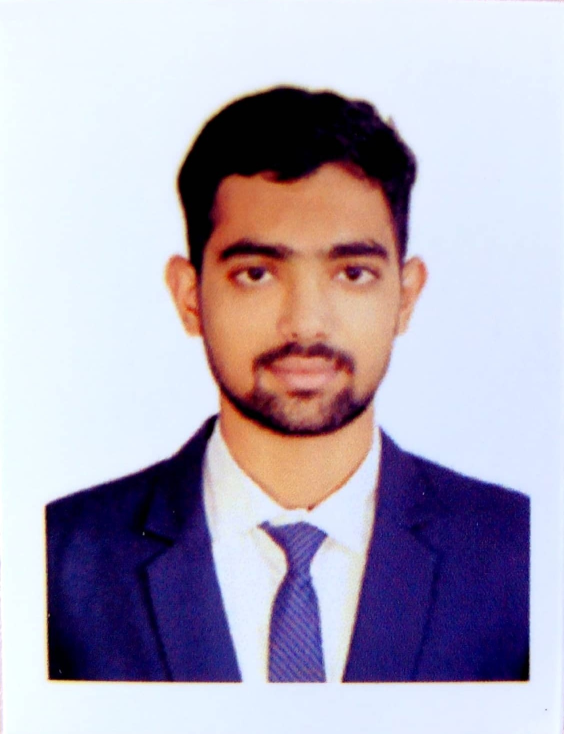
#> input picture PostLab_1/assets/muneebur-rahman.jpeg, 1128 x 1467 px (shown at 1/2 size)
$ python -i practical9.py   (imports and definitions only)
#> lines starting #> are read from the running program, lines starting #| are printed output that depends on the picture; after the words box and inside, x2 and y2 are one past the last pixel; in counts of white or black regions, pixels touching at a corner belong together
#> further down, picture is the input picture: shape (1467, 1128, 3); mean B, G, R 188, 169.7, 177
import os
import cv2
import numpy as np

# Directory containing locally bundled official cascades
CASCADES_DIR = os.path.abspath(os.path.join(os.path.dirname(__file__), "..", "cascades"))

def get_cascade_path(cascade_filename):
    """Resolve cascade file path from local cascades dir or cv2 data."""
    local_path = os.path.join(CASCADES_DIR, cascade_filename)
    if os.path.exists(local_path):
        return local_path

    # Fallback to cv2.data if present
    cv_data_path = getattr(cv2.data, "haarcascades", None)
    if cv_data_path:
        fallback = os.path.join(cv_data_path, cascade_filename)
        if os.path.exists(fallback):
            return fallback

    raise FileNotFoundError(f"Haar cascade XML not found: {cascade_filename} (searched {local_path})")

def process_practical9(img, operation="detect_object", params=None):
    """
    Practical 9: Object Detection
    Uses OpenCV Haar Feature-based Cascade Classifiers.
    Target objects: Frontal Faces, Eyes, Smiles, Full Body Pedestrians.
    Draws professional bounding boxes and overlays detection statistics.
    """
#> called with operation = 'detect_object'
    if params is None:
        params = {}

    target = params.get("target", "face")  # "face", "eye", "smile", "fullbody"
    scale_factor = float(params.get("scale_factor", 1.1))
    scale_factor = max(1.05, min(scale_factor, 1.5))
    min_neighbors = int(params.get("min_neighbors", 5))
    min_neighbors = max(1, min(min_neighbors, 15))

    cascade_files = {
        "face": ("haarcascade_frontalface_default.xml", "Frontal Face", (56, 189, 248)),     # Cyan
        "eye": ("haarcascade_eye.xml", "Eye", (168, 85, 247)),                               # Purple
        "smile": ("haarcascade_smile.xml", "Smile", (251, 191, 36)),                         # Amber
        "fullbody": ("haarcascade_fullbody.xml", "Pedestrian / Body", (34, 197, 94))          # Green
    }

    cascade_info = cascade_files.get(target, cascade_files["face"])
    cascade_filename, target_label, box_color = cascade_info

    cascade_path = get_cascade_path(cascade_filename)
    classifier = cv2.CascadeClassifier(cascade_path)
    if classifier.empty():
        raise RuntimeError(f"Failed to load Haar Cascade Classifier: {cascade_filename}")

    # Convert to grayscale for Haar feature computation
    gray = cv2.cvtColor(img, cv2.COLOR_BGR2GRAY) if len(img.shape) == 3 else img.copy()
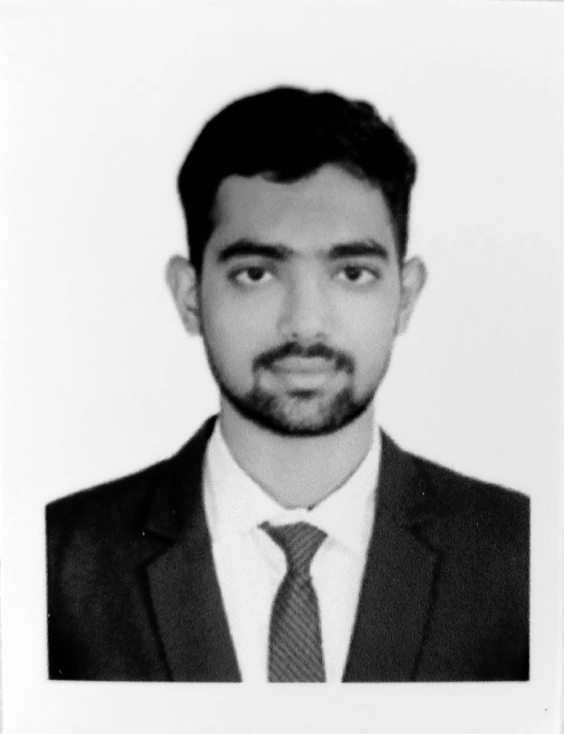
#> gray: shape (1467, 1128) (shown at 1/2 size); min 0, max 255, mean 173.9

    detections = classifier.detectMultiScale(
        gray,
        scaleFactor=scale_factor,
        minNeighbors=min_neighbors,
        minSize=(30, 30)
    )
#> detections = [[421, 950, 340, 340], [312, 303, 591, 591]]

    res = img.copy()
    if len(res.shape) == 2:
        res = cv2.cvtColor(res, cv2.COLOR_GRAY2BGR)

    detected_count = len(detections)
#> detected_count = 2
    detected_boxes = []

    # Draw stylish bounding boxes
    for idx, (x, y, w, h) in enumerate(detections, 1):
        detected_boxes.append({"id": idx, "x": int(x), "y": int(y), "width": int(w), "height": int(h)})

        # Bounding box
        cv2.rectangle(res, (x, y), (x + w, y + h), box_color, 2)

        # Label tag background
        label_text = f"{target_label} #{idx}"
        (text_w, text_h), baseline = cv2.getTextSize(label_text, cv2.FONT_HERSHEY_SIMPLEX, 0.5, 1)
        tag_y = max(y, text_h + 8)
        cv2.rectangle(res, (x, tag_y - text_h - 6), (x + text_w + 8, tag_y + 2), box_color, -1)
        cv2.putText(res, label_text, (x + 4, tag_y - 2), cv2.FONT_HERSHEY_SIMPLEX, 0.5, (10, 15, 25), 1, cv2.LINE_AA)
#> this loop made 2 passes
#> (idx, x, y, w, h, label_text, text_w, text_h) on passes 1 to 2: (1, 421, 950, 340, 340, 'Frontal Face #1', 128, 12), (2, 312, 303, 591, 591, 'Frontal Face #2', 128, 12)
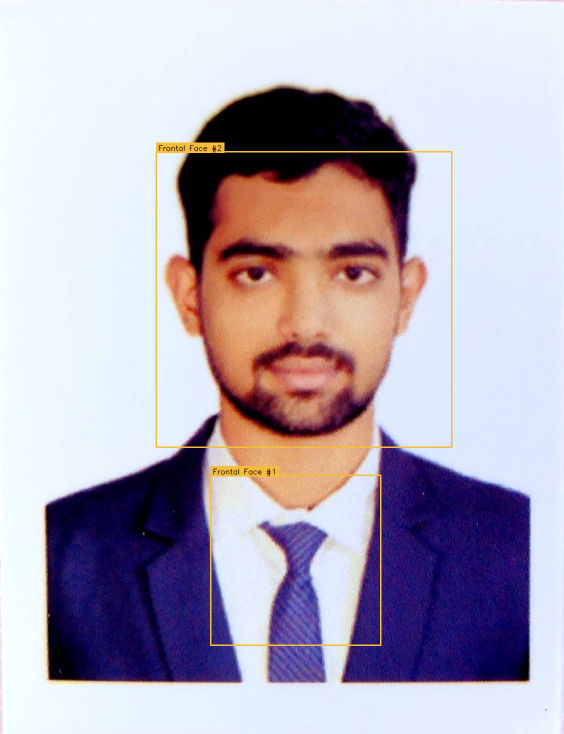
#> res: shape (1467, 1128, 3) (shown at 1/2 size); 0.97% of pixels changed, all inside (x1, y1, x2, y2) = (311, 285, 905, 1292)
#> after the loop, detected_boxes = 2 items

    # Top banner summary
    summary_text = f"Detected: {detected_count} {target_label}(s)"
#> summary_text = 'Detected: 2 Frontal Face(s)'
    cv2.rectangle(res, (10, 10), (10 + len(summary_text) * 11, 42), (15, 23, 42), -1)
    cv2.rectangle(res, (10, 10), (10 + len(summary_text) * 11, 42), box_color, 1)
#> res: shape (1467, 1128, 3); mean B, G, R 185.5, 168.7, 176.7
    cv2.putText(res, summary_text, (16, 32), cv2.FONT_HERSHEY_SIMPLEX, 0.6, (255, 255, 255), 1, cv2.LINE_AA)
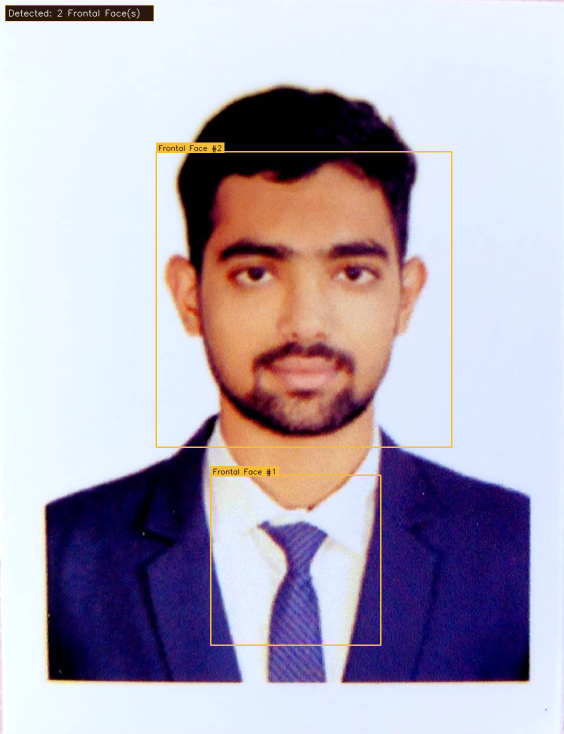
#> res: shape (1467, 1128, 3) (shown at 1/2 size); mean B, G, R 185.6, 168.8, 176.8

    info = {
        "practical": 9,
        "operation": "detect_object",
        "target": target,
        "target_label": target_label,
        "detected_count": detected_count,
        "detections": detected_boxes,
        "details": f"Executed OpenCV Haar Feature Cascade Detection ({cascade_filename}) with scaleFactor={scale_factor}, minNeighbors={min_neighbors}. Detected {detected_count} instance(s)."
    }
    filename = f"practical9_detect_{target}_{detected_count}found.png"
#> filename = 'practical9_detect_face_2found.png'

    return res, info, filename

>>> import cv2
>>> picture = cv2.imread('../../assets/muneebur-rahman.jpeg')
>>> result = process_practical9(picture)
